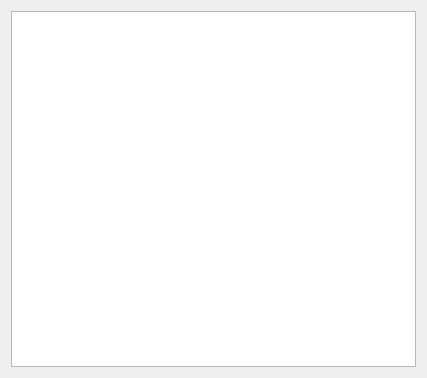
<?xml version="1.0" encoding="UTF-8"?>
<ui version="4.0">
 <class>sqlitemake</class>
 <widget class="QWidget" name="sqlitemake">
  <property name="geometry">
   <rect>
    <x>0</x>
    <y>0</y>
    <width>427</width>
    <height>378</height>
   </rect>
  </property>
  <property name="windowTitle">
   <string>sqlitemake</string>
  </property>
  <layout class="QGridLayout" name="gridLayout">
   <item row="0" column="0">
    <widget class="QTableView" name="tableView"/>
   </item>
  </layout>
 </widget>
 <resources/>
 <connections/>
</ui>
